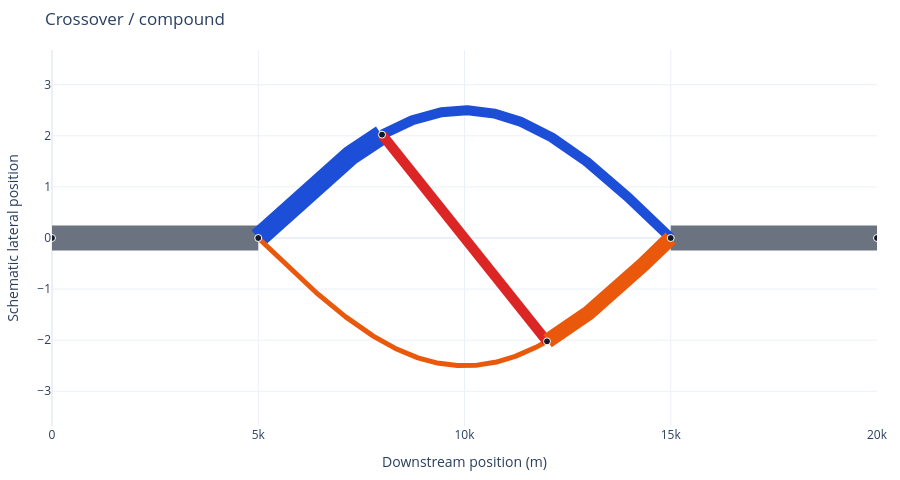

Notebook source saved alongside this figure:
### Markdown cell above
## Optional interactive geometry view

Use the existing Plotly helper for edge-width and length hover details. Change `family` below to any of `centerline`, `simple`, `nested`, or `crossover`.

### Code cell
family = "crossover"
interactive_figure = plot_network(networks[family], title=names[family])
interactive_figure.update_xaxes(title_text="Downstream position (m)")
interactive_figure.update_yaxes(title_text="Schematic lateral position")
# Uncomment for interactive display in a trusted notebook:
# interactive_figure.show()

### Figure 1 — Plotly figure (JSON) as saved in the notebook; plotly's stock layout.template omitted (floating-point values rounded to 4 significant figures; data arrays with more than 128 entries replaced by an {"elided": "..."} marker saying what was removed)
{"data": [{"customdata": {"elided": "100x6 mixed values"}, "hovertemplate": "edge_id: %{customdata[0]}<br>kind: %{customdata[1]}<br>width: %{customdata[2]:.2f}<br>length: %{customdata[3]:.2f}<br>u: %{customdata[4]}<br>v: %{customdata[5]}<extra></extra>", "line": {"color": "#6b7280", "width": 25.0}, "mode": "lines", "showlegend": false, "type": "scatter", "x": [0.0, 50.51, 101.0, 151.5, 202.0, 252.5, 303.0, 353.5, 404.0, 454.5, 505.1, 555.6, 606.1, 656.6, 707.1, 757.6, 808.1, 858.6, 909.1, 959.6, 1010.0, 1061.0, 1111.0, 1162.0, 1212.0, 1263.0, 1313.0, 1364.0, 1414.0, 1465.0, 1515.0, 1566.0, 1616.0, 1667.0, 1717.0, 1768.0, 1818.0, 1869.0, 1919.0, 1970.0, 2020.0, 2071.0, 2121.0, 2172.0, 2222.0, 2273.0, 2323.0, 2374.0, 2424.0, 2475.0, 2525.0, 2576.0, 2626.0, 2677.0, 2727.0, 2778.0, 2828.0, 2879.0, 2929.0, 2980.0, 3030.0, 3081.0, 3131.0, 3182.0, 3232.0, 3283.0, 3333.0, 3384.0, 3434.0, 3485.0, 3535.0, 3586.0, 3636.0, 3687.0, 3737.0, 3788.0, 3838.0, 3889.0, 3939.0, 3990.0, 4040.0, 4091.0, 4141.0, 4192.0, 4242.0, 4293.0, 4343.0, 4394.0, 4444.0, 4495.0, 4545.0, 4596.0, 4646.0, 4697.0, 4747.0, 4798.0, 4848.0, 4899.0, 4949.0, 5000.0], "y": [0.0, 0.0, 0.0, 0.0, 0.0, 0.0, 0.0, 0.0, 0.0, 0.0, 0.0, 0.0, 0.0, 0.0, 0.0, 0.0, 0.0, 0.0, 0.0, 0.0, 0.0, 0.0, 0.0, 0.0, 0.0, 0.0, 0.0, 0.0, 0.0, 0.0, 0.0, 0.0, 0.0, 0.0, 0.0, 0.0, 0.0, 0.0, 0.0, 0.0, 0.0, 0.0, 0.0, 0.0, 0.0, 0.0, 0.0, 0.0, 0.0, 0.0, 0.0, 0.0, 0.0, 0.0, 0.0, 0.0, 0.0, 0.0, 0.0, 0.0, 0.0, 0.0, 0.0, 0.0, 0.0, 0.0, 0.0, 0.0, 0.0, 0.0, 0.0, 0.0, 0.0, 0.0, 0.0, 0.0, 0.0, 0.0, 0.0, 0.0, 0.0, 0.0, 0.0, 0.0, 0.0, 0.0, 0.0, 0.0, 0.0, 0.0, 0.0, 0.0, 0.0, 0.0, 0.0, 0.0, 0.0, 0.0, 0.0, 0.0]}, {"customdata": {"elided": "180x6 mixed values"}, "hovertemplate": "edge_id: %{customdata[0]}<br>kind: %{customdata[1]}<br>width: %{customdata[2]:.2f}<br>length: %{customdata[3]:.2f}<br>u: %{customdata[4]}<br>v: %{customdata[5]}<extra></extra>", "line": {"color": "#1d4ed8", "width": 20.0}, "mode": "lines", "showlegend": false, "type": "scatter", "x": {"elided": "180 float values"}, "y": {"elided": "180 float values"}}, {"customdata": {"elided": "420x6 mixed values"}, "hovertemplate": "edge_id: %{customdata[0]}<br>kind: %{customdata[1]}<br>width: %{customdata[2]:.2f}<br>length: %{customdata[3]:.2f}<br>u: %{customdata[4]}<br>v: %{customdata[5]}<extra></extra>", "line": {"color": "#ea580c", "width": 5.0}, "mode": "lines", "showlegend": false, "type": "scatter", "x": {"elided": "420 float values"}, "y": {"elided": "420 float values"}}, {"customdata": {"elided": "100x6 mixed values"}, "hovertemplate": "edge_id: %{customdata[0]}<br>kind: %{customdata[1]}<br>width: %{customdata[2]:.2f}<br>length: %{customdata[3]:.2f}<br>u: %{customdata[4]}<br>v: %{customdata[5]}<extra></extra>", "line": {"color": "#6b7280", "width": 25.0}, "mode": "lines", "showlegend": false, "type": "scatter", "x": [15000.0, 15050.0, 15100.0, 15150.0, 15200.0, 15250.0, 15300.0, 15350.0, 15400.0, 15450.0, 15510.0, 15560.0, 15610.0, 15660.0, 15710.0, 15760.0, 15810.0, 15860.0, 15910.0, 15960.0, 16010.0, 16060.0, 16110.0, 16160.0, 16210.0, 16260.0, 16310.0, 16360.0, 16410.0, 16460.0, 16520.0, 16570.0, 16620.0, 16670.0, 16720.0, 16770.0, 16820.0, 16870.0, 16920.0, 16970.0, 17020.0, 17070.0, 17120.0, 17170.0, 17220.0, 17270.0, 17320.0, 17370.0, 17420.0, 17470.0, 17530.0, 17580.0, 17630.0, 17680.0, 17730.0, 17780.0, 17830.0, 17880.0, 17930.0, 17980.0, 18030.0, 18080.0, 18130.0, 18180.0, 18230.0, 18280.0, 18330.0, 18380.0, 18430.0, 18480.0, 18540.0, 18590.0, 18640.0, 18690.0, 18740.0, 18790.0, 18840.0, 18890.0, 18940.0, 18990.0, 19040.0, 19090.0, 19140.0, 19190.0, 19240.0, 19290.0, 19340.0, 19390.0, 19440.0, 19490.0, 19550.0, 19600.0, 19650.0, 19700.0, 19750.0, 19800.0, 19850.0, 19900.0, 19950.0, 20000.0], "y": [0.0, 0.0, 0.0, 0.0, 0.0, 0.0, 0.0, 0.0, 0.0, 0.0, 0.0, 0.0, 0.0, 0.0, 0.0, 0.0, 0.0, 0.0, 0.0, 0.0, 0.0, 0.0, 0.0, 0.0, 0.0, 0.0, 0.0, 0.0, 0.0, 0.0, 0.0, 0.0, 0.0, 0.0, 0.0, 0.0, 0.0, 0.0, 0.0, 0.0, 0.0, 0.0, 0.0, 0.0, 0.0, 0.0, 0.0, 0.0, 0.0, 0.0, 0.0, 0.0, 0.0, 0.0, 0.0, 0.0, 0.0, 0.0, 0.0, 0.0, 0.0, 0.0, 0.0, 0.0, 0.0, 0.0, 0.0, 0.0, 0.0, 0.0, 0.0, 0.0, 0.0, 0.0, 0.0, 0.0, 0.0, 0.0, 0.0, 0.0, 0.0, 0.0, 0.0, 0.0, 0.0, 0.0, 0.0, 0.0, 0.0, 0.0, 0.0, 0.0, 0.0, 0.0, 0.0, 0.0, 0.0, 0.0, 0.0, 0.0]}, {"customdata": {"elided": "420x6 mixed values"}, "hovertemplate": "edge_id: %{customdata[0]}<br>kind: %{customdata[1]}<br>width: %{customdata[2]:.2f}<br>length: %{customdata[3]:.2f}<br>u: %{customdata[4]}<br>v: %{customdata[5]}<extra></extra>", "line": {"color": "#1d4ed8", "width": 10.0}, "mode": "lines", "showlegend": false, "type": "scatter", "x": {"elided": "420 float values"}, "y": {"elided": "420 float values"}}, {"customdata": {"elided": "60x6 mixed values"}, "hovertemplate": "edge_id: %{customdata[0]}<br>kind: %{customdata[1]}<br>width: %{customdata[2]:.2f}<br>length: %{customdata[3]:.2f}<br>u: %{customdata[4]}<br>v: %{customdata[5]}<extra></extra>", "line": {"color": "#dc2626", "width": 10.0}, "mode": "lines", "showlegend": false, "type": "scatter", "x": [8000.0, 8068.0, 8136.0, 8203.0, 8271.0, 8339.0, 8407.0, 8475.0, 8542.0, 8610.0, 8678.0, 8746.0, 8814.0, 8881.0, 8949.0, 9017.0, 9085.0, 9153.0, 9220.0, 9288.0, 9356.0, 9424.0, 9492.0, 9559.0, 9627.0, 9695.0, 9763.0, 9831.0, 9898.0, 9966.0, 10030.0, 10100.0, 10170.0, 10240.0, 10310.0, 10370.0, 10440.0, 10510.0, 10580.0, 10640.0, 10710.0, 10780.0, 10850.0, 10920.0, 10980.0, 11050.0, 11120.0, 11190.0, 11250.0, 11320.0, 11390.0, 11460.0, 11530.0, 11590.0, 11660.0, 11730.0, 11800.0, 11860.0, 11930.0, 12000.0], "y": [2.023, 1.954, 1.885, 1.817, 1.748, 1.68, 1.611, 1.543, 1.474, 1.405, 1.337, 1.268, 1.2, 1.131, 1.063, 0.9941, 0.9256, 0.857, 0.7884, 0.7199, 0.6513, 0.5828, 0.5142, 0.4456, 0.3771, 0.3085, 0.24, 0.1714, 0.1028, 0.03428, -0.03428, -0.1028, -0.1714, -0.24, -0.3085, -0.3771, -0.4456, -0.5142, -0.5828, -0.6513, -0.7199, -0.7884, -0.857, -0.9256, -0.9941, -1.063, -1.131, -1.2, -1.268, -1.337, -1.405, -1.474, -1.543, -1.611, -1.68, -1.748, -1.817, -1.885, -1.954, -2.023]}, {"customdata": {"elided": "180x6 mixed values"}, "hovertemplate": "edge_id: %{customdata[0]}<br>kind: %{customdata[1]}<br>width: %{customdata[2]:.2f}<br>length: %{customdata[3]:.2f}<br>u: %{customdata[4]}<br>v: %{customdata[5]}<extra></extra>", "line": {"color": "#ea580c", "width": 15.0}, "mode": "lines", "showlegend": false, "type": "scatter", "x": {"elided": "180 float values"}, "y": {"elided": "180 float values"}}, {"customdata": [["(0.0, 'main')", 0.0, "main"], ["(5000.0, 'main')", 5000.0, "main"], ["(15000.0, 'main')", 15000.0, "main"], ["(20000.0, 'main')", 20000.0, "main"], ["(8000.0, 'A')", 8000.0, "A"], ["(12000.0, 'B')", 12000.0, "B"]], "hovertemplate": "node: %{customdata[0]}<br>x: %{customdata[1]:.0f}<br>tag: %{customdata[2]}<extra></extra>", "marker": {"color": "#111827", "line": {"color": "white", "width": 1}, "size": 7}, "mode": "markers", "showlegend": false, "text": ["", "", "", "", "", ""], "textposition": "top center", "type": "scatter", "x": [0.0, 5000.0, 15000.0, 20000.0, 8000.0, 12000.0], "y": [0.0, 0.0, 0.0, 0.0, 2.023, -2.023]}], "layout": {"height": 480, "margin": {"b": 20, "l": 20, "r": 20, "t": 50}, "title": {"text": "Crossover / compound"}, "xaxis": {"range": [0.0, 20000.0], "title": {"text": "Downstream position (m)"}}, "yaxis": {"range": [-3.68, 3.68], "title": {"text": "Schematic lateral position"}}}}
